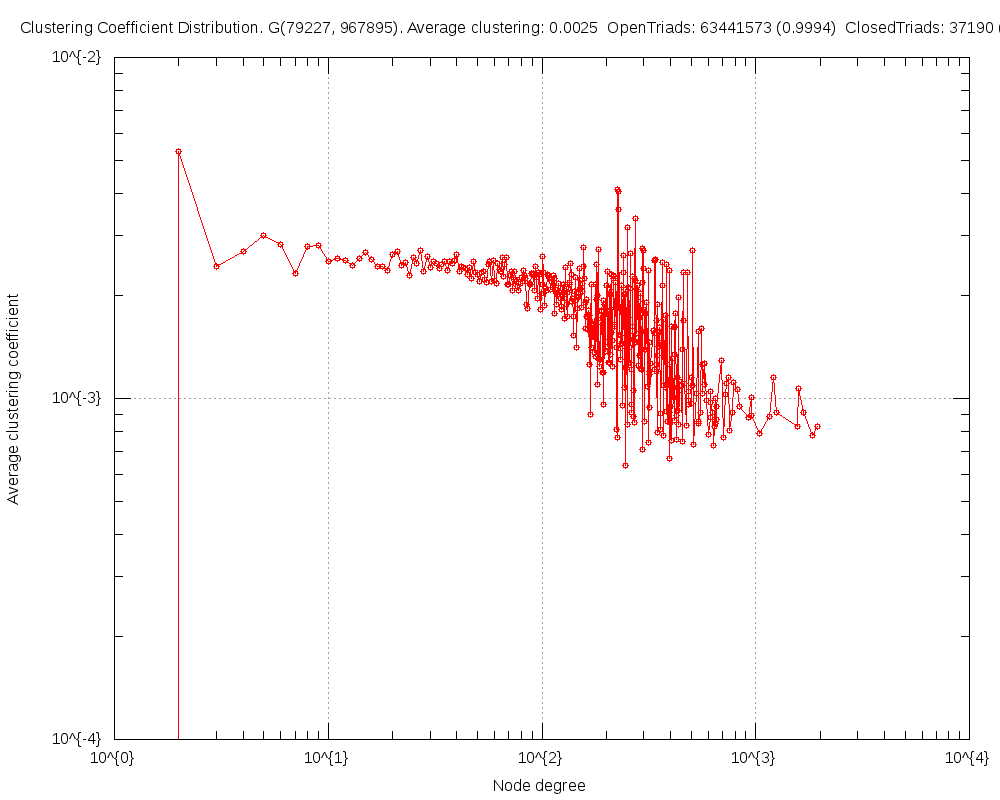

Write the gnuplot code that produced this figure.
#
# Clustering Coefficient Distribution. G(79227, 967895). Average clustering: 0.0025  OpenTriads: 63441573 (0.9994)  ClosedTriads: 37190 (0.0006) (Wed Apr 30 15:40:09 2014)
#

set title "Clustering Coefficient Distribution. G(79227, 967895). Average clustering: 0.0025  OpenTriads: 63441573 (0.9994)  ClosedTriads: 37190 (0.0006)"
set key bottom right
set logscale xy 10
set format x "10^{%L}"
set mxtics 10
set format y "10^{%L}"
set mytics 10
set grid
set xlabel "Node degree"
set ylabel "Average clustering coefficient"
set tics scale 2
set terminal png size 1000,800
set output 'ccf.FRDG_50.png'
plot 	"ccf.FRDG_50.tab" using 1:2 title "" with linespoints pt 6
